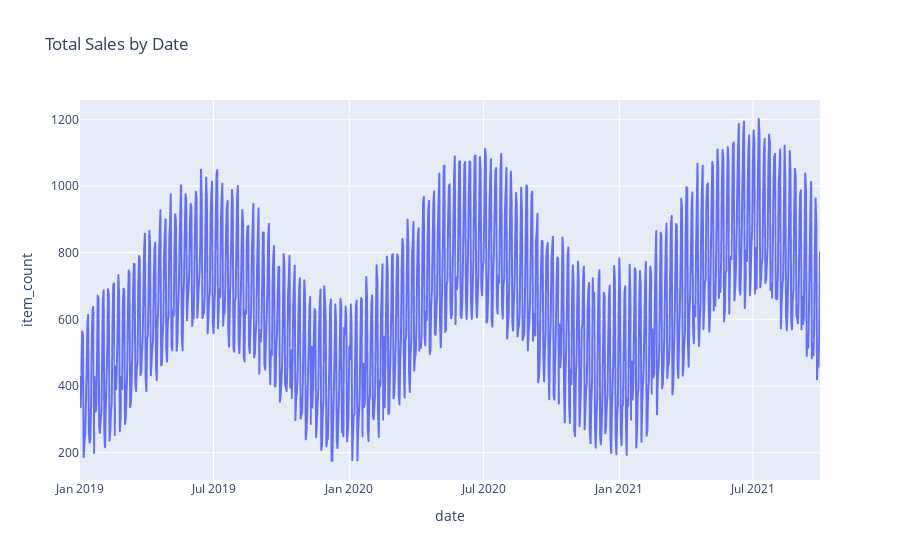

The notebook cell this image was saved under:
### Code cell
df_plot = df[['date','item_count']].groupby(['date']).sum().reset_index()
fig = px.line(df_plot, x="date", y="item_count", title='Total Sales by Date')
fig.show()

### Figure 1 — Plotly figure (JSON) as saved in the notebook; plotly's stock layout.template omitted (floating-point values rounded to 4 significant figures; data arrays with more than 128 entries replaced by an {"elided": "..."} marker saying what was removed)
{"data": [{"hovertemplate": "date=%{x}<br>item_count=%{y}<extra></extra>", "legendgroup": "", "line": {"color": "#636efa", "dash": "solid"}, "marker": {"symbol": "circle"}, "mode": "lines", "name": "", "showlegend": false, "type": "scattergl", "x": {"elided": "1004 str values"}, "xaxis": "x", "y": {"elided": "1004 int values"}, "yaxis": "y"}], "layout": {"legend": {"tracegroupgap": 0}, "title": {"text": "Total Sales by Date"}, "xaxis": {"anchor": "y", "domain": [0, 1], "title": {"text": "date"}}, "yaxis": {"anchor": "x", "domain": [0, 1], "title": {"text": "item_count"}}}}
